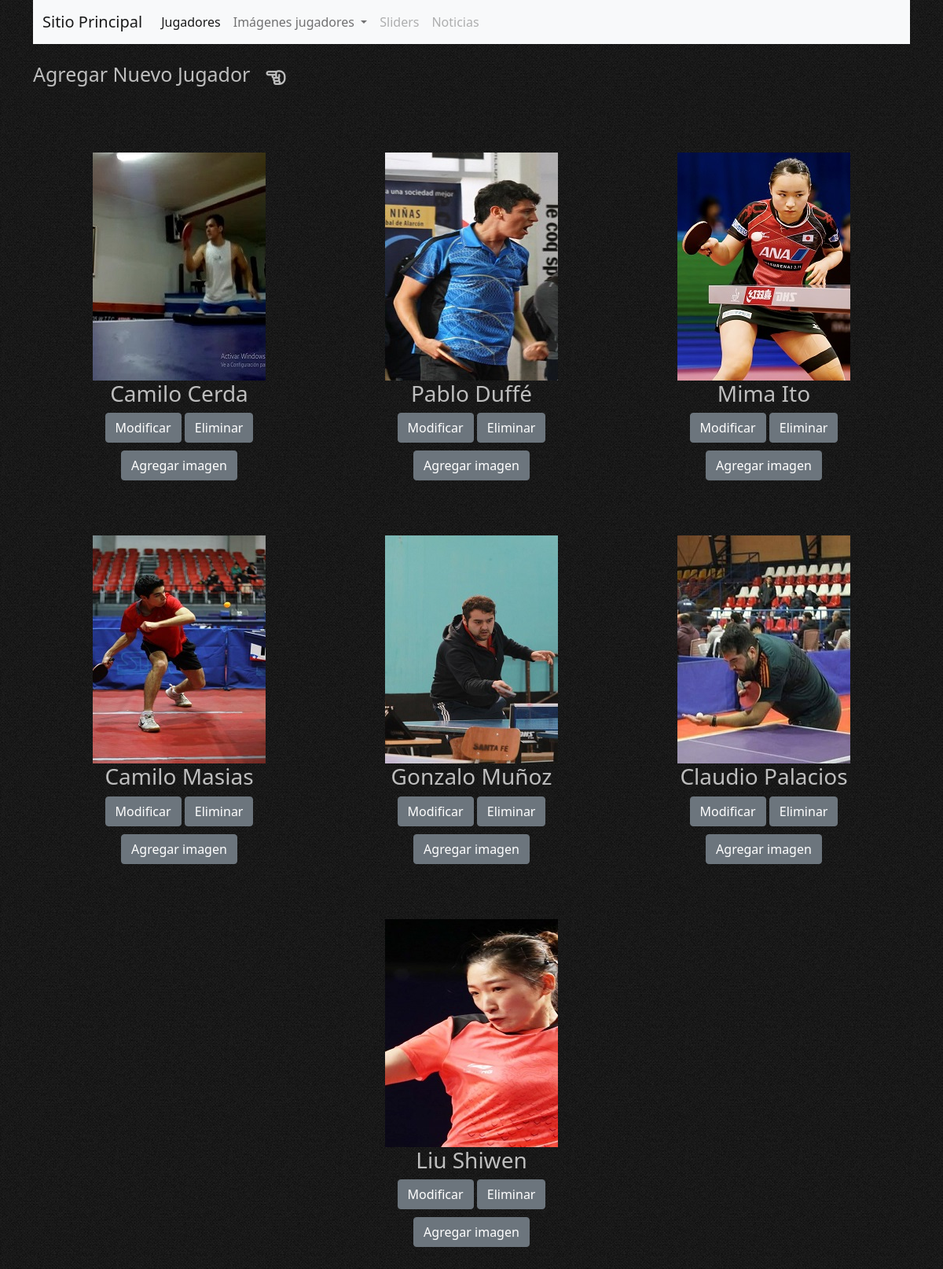
The page /administrador/ (signed in) on the database as committed earlier.
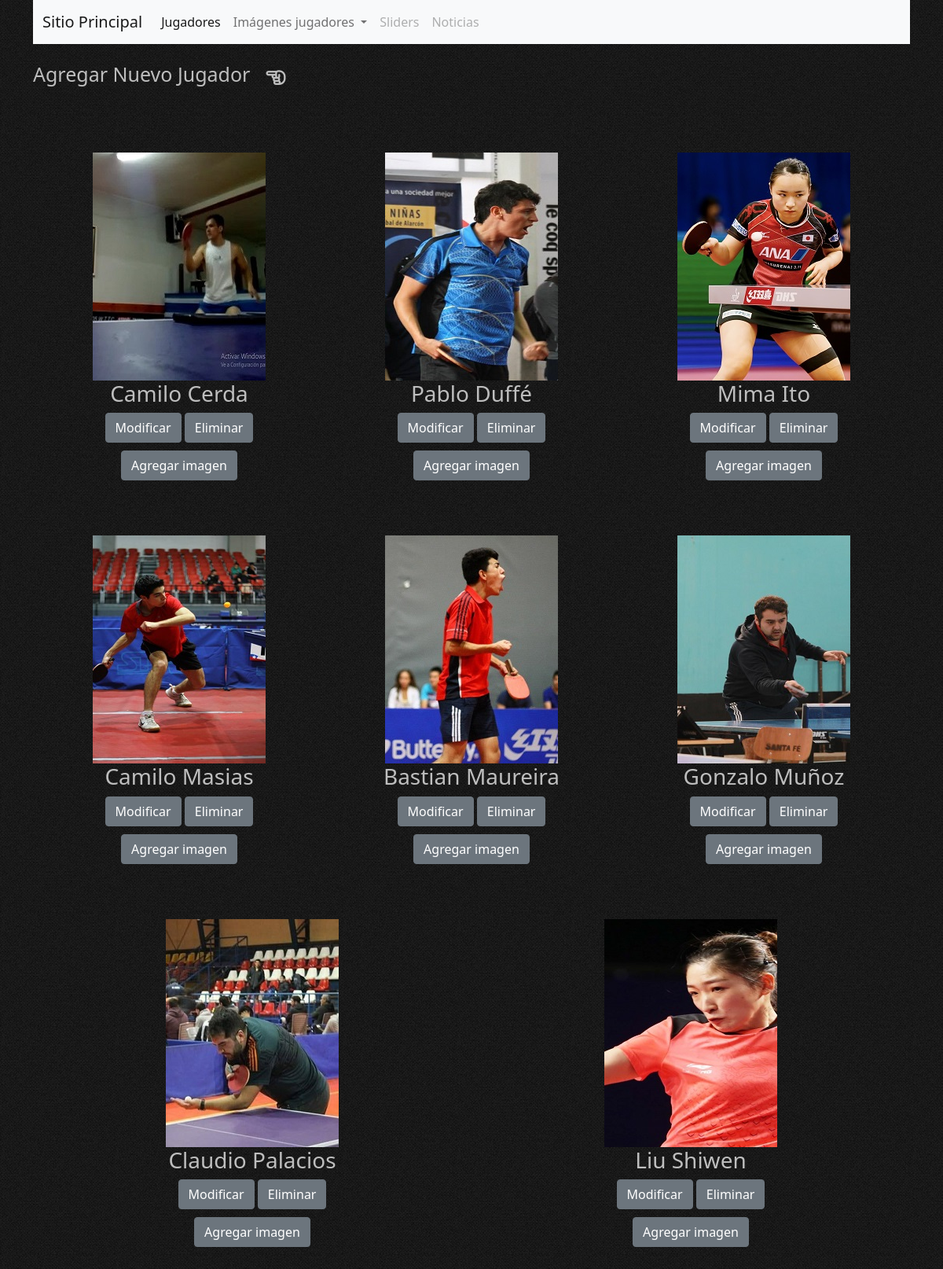
The same page on the database as committed later.
### appCore/models.py (models this page shows, shortened)
class Jugador(models.Model):
    idJugador = models.AutoField(primary_key=True)
    pnombre= models.CharField(max_length=50, verbose_name='Primer nombre')
    snombre= models.CharField(blank=True, null=True, max_length=50, verbose_name='Segundo nombre')
    apaterno= models.CharField(max_length=50, verbose_name='Apellido paterno')
    amaterno= models.CharField(blank=True, null=True, max_length=50, verbose_name='Apellido materno')
    nacimiento= models.CharField(max_length=50, verbose_name='Lugar de nacimiento')
    fechaNacimiento = models.DateField(blank=True, null=True, verbose_name='Fecha de nacimiento')
    estilo = models.CharField(max_length=50, verbose_name='Estilo de juego')
    preInf = models.CharField(max_length=50, verbose_name='Preinfantil')
    inf = models.CharField(max_length=50, verbose_name='Infantil')
    juvenil = models.CharField(max_length=50, verbose_name='Juvenil')
    tc = models.CharField(max_length=50, verbose_name='Todo competidor')
    categoria = models.CharField(max_length=80, verbose_name='Categoria actual', blank=True, null=True)
    imagenPortada = models.ImageField(upload_to = 'home')
    genero = models.CharField(max_length=10, verbose_name='Genero')
    class Meta:
        verbose_name = 'jugador'
        verbose_name_plural = 'jugadores'

### appAdmin/views.py (the view)
# urls.py: path('administrador/', administrador, name='administrador'),
@login_required
def administrador(request):
    objJugador = Jugador.objects.all().order_by('apaterno')
    datos = {
        'jugadores':objJugador
    }
    return render(request, 'appAdmin/administrador.html', datos)

### appAdmin/templates/appAdmin/administrador.html (shortened to what this page needs)
{% extends 'appAdmin/baseAdmin.html' %}
{% load static %}
{% block main %}
<main class="container">
    <div class="nuevoJugador">
        <a href="{% url 'administradorAgreg' %}">Agregar Nuevo Jugador</a>
        <i class="far fa-hand-point-left"></i>
    </div>
    <div class="jugadores">
        {% for jugador in jugadores %}
        <div class="cajaJugador">
            <div class="cajaImg">
                <img src="{{ jugador.imagenPortada.url }}" alt="">
            </div>
            <div class="cajaNombre">
                <h3>{{ jugador.pnombre }} {{ jugador.apaterno }}</h3>
            </div>
            <div class="cajaEnlaces">
                <div class="fila1">
                    <a href="{% url 'administradorModif' jugador.idJugador %}">
                        <button type="button" class="btn btn-secondary">
                            Modificar
                        </button>
                    </a>
                    <button type="button" class="btn btn-secondary" data-bs-toggle="modal"
                        data-bs-target="#exampleModal{{jugador.idJugador}}">
                        Eliminar
                    </button>
                </div>
                <div class="fila2">
                    <a href="{% url 'administradorAgregImg' jugador.idJugador %}">
                        <button type="button" class="btn btn-secondary">
                            Agregar imagen
                        </button>
                    </a>
                </div>
            </div>
        </div>
        {% endfor %}
    </div>
</main>
{% endblock %}

Rows that differ between the two databases and show on the page:
added Jugador: imagenPortada (picture), pnombre "Bastian", apaterno "Maureira"
